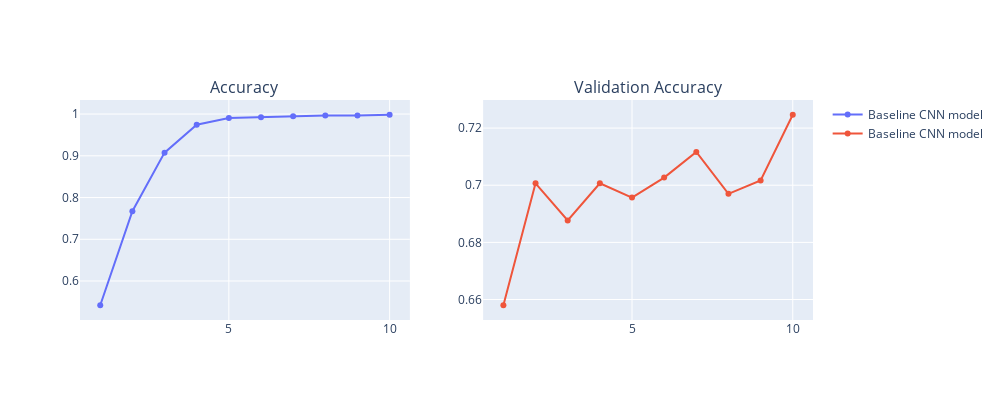

Here is the notebook cell this chart was saved with:
### Markdown cell above
**Baseline Model Performance Plot**

### Code cell
fig = graph_accuracy(history_baseline, number_of_epochs, model_name = "Baseline CNN model", create_new_graph = True)

### Figure 1 — Plotly figure (JSON) as saved in the notebook; plotly's stock layout.template omitted (floating-point values rounded to 4 significant figures)
{"data": [{"name": "Baseline CNN model", "x": [1, 2, 3, 4, 5, 6, 7, 8, 9, 10], "y": [0.542, 0.7671, 0.9076, 0.9745, 0.9908, 0.9927, 0.9947, 0.9963, 0.9963, 0.9984], "type": "scatter", "xaxis": "x", "yaxis": "y"}, {"name": "Baseline CNN model", "x": [1, 2, 3, 4, 5, 6, 7, 8, 9, 10], "y": [0.658, 0.7007, 0.6877, 0.7007, 0.6957, 0.7027, 0.7117, 0.697, 0.7017, 0.7247], "type": "scatter", "xaxis": "x2", "yaxis": "y2"}], "layout": {"xaxis": {"anchor": "y", "domain": [0, 0.45], "type": "linear", "range": [0.3691, 10.63], "autorange": true}, "yaxis": {"anchor": "x", "domain": [0, 1], "type": "linear", "range": [0.5066, 1.034], "autorange": true}, "xaxis2": {"anchor": "y2", "domain": [0.55, 1], "type": "linear", "range": [0.3691, 10.63], "autorange": true}, "yaxis2": {"anchor": "x2", "domain": [0, 1], "type": "linear", "range": [0.6528, 0.7298], "autorange": true}, "annotations": [{"font": {"size": 16}, "showarrow": false, "text": "Accuracy", "x": 0.225, "xanchor": "center", "xref": "paper", "y": 1, "yanchor": "bottom", "yref": "paper"}, {"font": {"size": 16}, "showarrow": false, "text": "Validation Accuracy", "x": 0.775, "xanchor": "center", "xref": "paper", "y": 1, "yanchor": "bottom", "yref": "paper"}], "height": 400, "width": 1000}}
